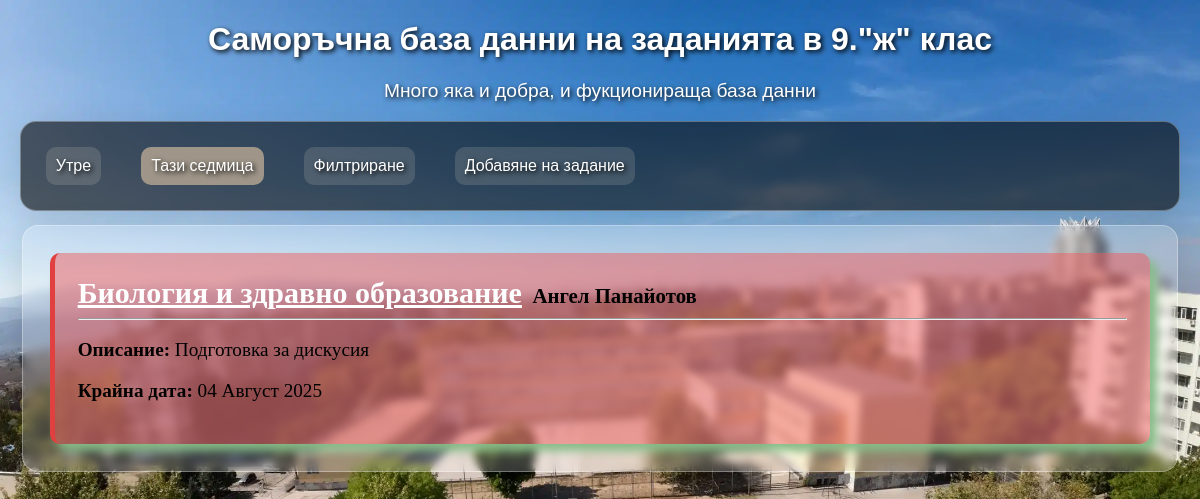
The app's page /thisweek/, older data.
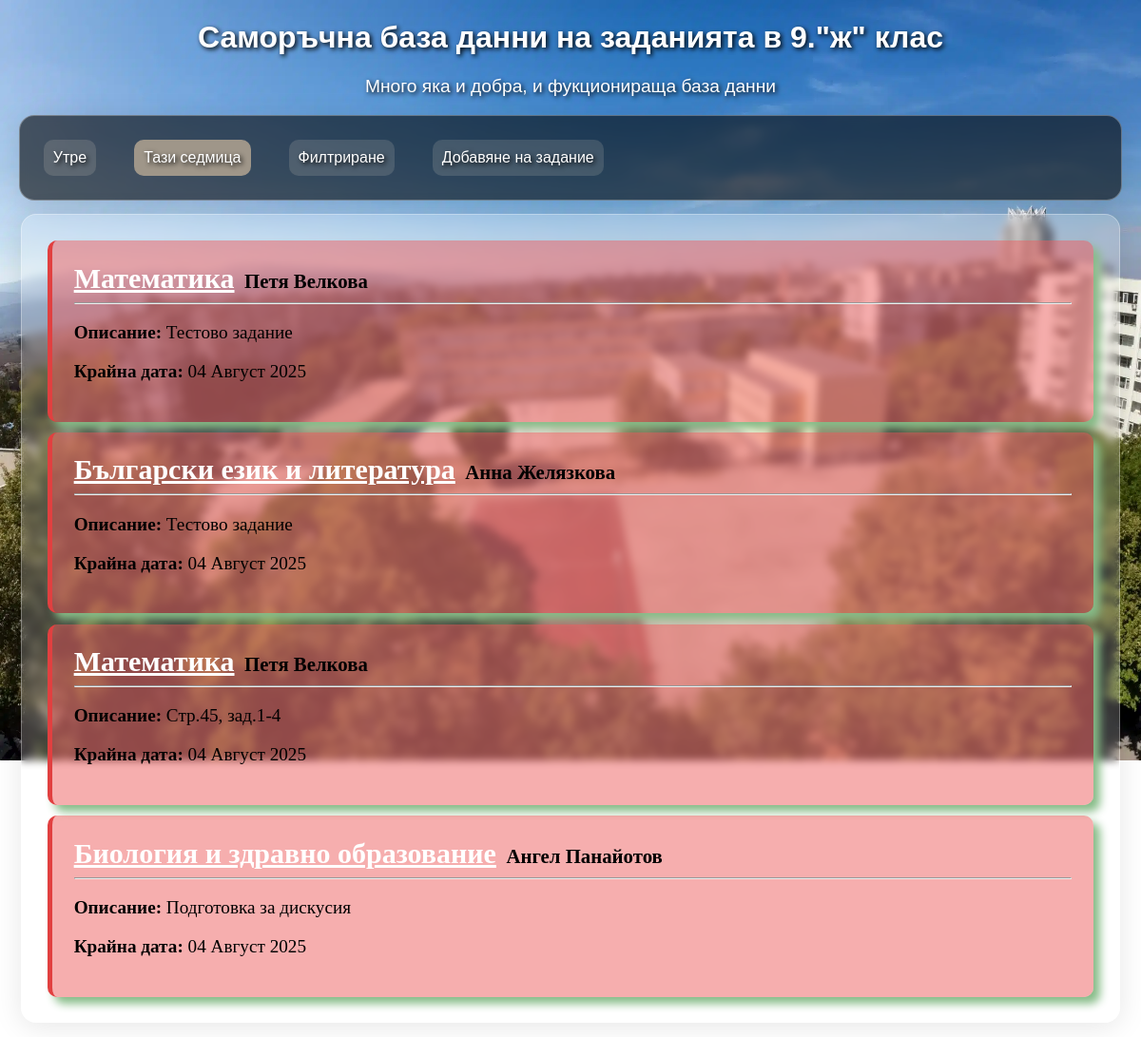
The same page, newer data.
### assignments/models.py (models this page shows, shortened)
class Assignment(models.Model):
    subjectConn = models.ForeignKey(Subject, on_delete=models.CASCADE)
    assignmentDesc = models.TextField()
    dueDate = models.DateField()

class Subject(models.Model):
    subjectName = models.CharField(max_length=100)
    teacher = models.CharField(max_length=100)

### assignments/views.py (the view)
# urls.py: path('thisweek/', views.this_week, name='assignments-thisWeek'),
def this_week(request):
    today = date.today()
    tomorrow = today + timedelta(days=1)
    start_of_week = today - timedelta(days=today.weekday())  # Monday
    end_of_week = start_of_week + timedelta(days=6)          # Sunday
    assignmentsDue = Assignment.objects.filter(dueDate=tomorrow)
    assignmentsLate = Assignment.objects.filter(dueDate__range=(start_of_week, today))
    assignmentsLater = Assignment.objects.filter(dueDate__range=(tomorrow + timedelta(days=1), end_of_week))
    context = {
        'assignmentsDue': assignmentsDue,
        'assignmentsLate': assignmentsLate,
        'assignmentsLater': assignmentsLater,
        'thisWeek': True,
        'StylesFiles': "styles/index.css",
        'title': "Тази седмица"
    }
    return render(request, 'assignments/thisWeek.html', context)

### assignments/templates/assignments/thisWeek.html (shortened to what this page needs)
{% extends "assignments/base.html" %}
{%block mainContent%}
    {% for assignment in assignmentsLate%}
        <div id='assignment-box-Late' class='assignment-box'>
            <div class='general-info'>
                <h1> <a href="{% url 'assignment-info' assignment.id%}">{{assignment.subjectConn.subjectName}}</a></h1>
                <h2>{{assignment.subjectConn.teacher}}</h2>
            </div>
            <hr>
            <p><b>Описание: </b>{{assignment.assignmentDesc}}</p>
            <p><b>Крайна дата:</b> {{assignment.dueDate}}</p>
        </div>
    {% endfor %}
{%endblock%}

Row changes from the older to the newer data that the page shows:
added Assignment: subjectConn.subjectName "Математика", subjectConn.teacher "Петя Велкова", assignmentDesc "Тестово задание", dueDate "04 Август 2025"
added Assignment: subjectConn.subjectName "Български език и литература", subjectConn.teacher "Анна Желязкова", assignmentDesc "Тестово задание", dueDate "04 Август 2025"
added Assignment: subjectConn.subjectName "Математика", subjectConn.teacher "Петя Велкова", assignmentDesc "Стр.45, зад.1-4", dueDate "04 Август 2025"
